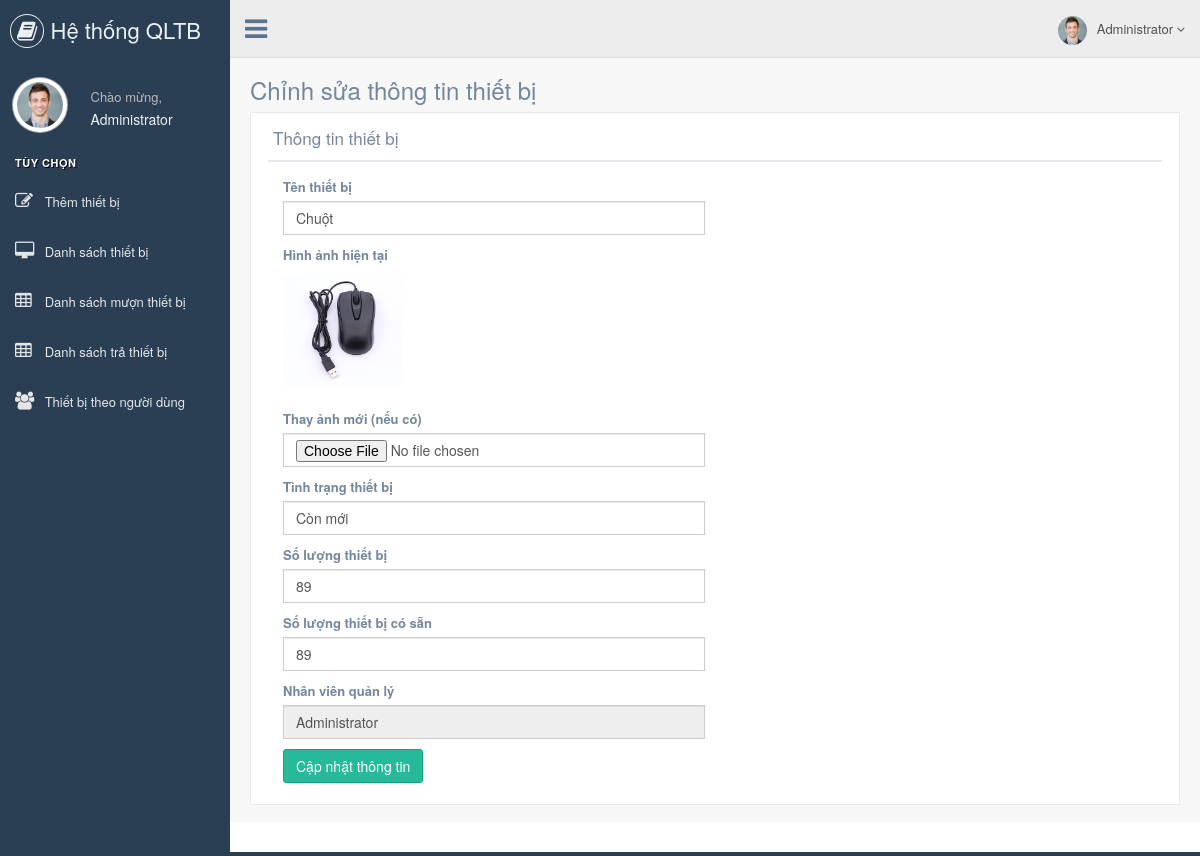
The page /admin/edit_device.php?id=5 (signed in) on the database its author committed.
### tables this page shows
CREATE TABLE `add_device` (
  `id` int(5) NOT NULL,
  `device_name` varchar(50) NOT NULL,
  `device_image` varchar(5000) NOT NULL,
  `device_status` varchar(50) NOT NULL,
  `device_qty` varchar(50) NOT NULL,
  `available_qty` varchar(50) NOT NULL,
  `admin_username` varchar(50) NOT NULL
);

### admin/edit_device.php (the view, shortened to what this page needs)
<?php
require_once "connection.php";
$id = $_GET["id"] ?? null;
$id = filter_var($id, FILTER_VALIDATE_INT);
$stmt = $link->prepare("SELECT * FROM add_device WHERE id = ?");
$stmt->bind_param("i", $id);
$stmt->execute();
$result = $stmt->get_result();
$row = $result->fetch_assoc();
include "header.php";
?>
<div class="right_col" role="main">
    <div class="">
        <div class="page-title">
            <div class="title_left">
                <h3>Chỉnh sửa thông tin thiết bị</h3>
            </div>
        </div>
    </div>
    <div class="clearfix"></div>
    <div class="row" style="min-height:500px">
        <div class="col-md-12 col-sm-12 col-xs-12">
            <div class="x_panel">
                <div class="x_title">
                    <h2>Thông tin thiết bị</h2>
                    <div class="clearfix"></div>
                </div>
                <div class="x_content">
                    <form method="post" enctype="multipart/form-data" class="col-lg-6">
                        <div class="form-group">
                            <label>Tên thiết bị</label>
                            <input type="text" name="device_name" class="form-control"
                                   value="<?= htmlspecialchars($row['device_name']) ?>" required>
                        </div>
                        <div class="form-group">
                            <label>Hình ảnh hiện tại</label><br>
                            <img src="<?= htmlspecialchars('../public_image/' . basename($row['device_image'])) ?>"
                                 width="120" height="120" alt="Hình thiết bị"><br><br>
                            <label>Thay ảnh mới (nếu có)</label>
                            <input type="file" name="device_image" class="form-control"
                                   accept=".jpg,.jpeg,.png,.gif">
                        </div>
                        <div class="form-group">
                            <label>Tình trạng thiết bị</label>
                            <input type="text" name="device_status" class="form-control"
                                   value="<?= htmlspecialchars($row['device_status']) ?>" required>
                        </div>
                        <div class="form-group">
                            <label>Số lượng thiết bị</label>
                            <input type="number" name="device_qty" class="form-control"
                                   value="<?= htmlspecialchars($row['device_qty']) ?>" required min="0">
                        </div>
                        <div class="form-group">
                            <label>Số lượng thiết bị có sẵn</label>
                            <input type="number" name="available_qty" class="form-control"
                                   value="<?= htmlspecialchars($row['available_qty']) ?>" required min="0">
                        </div>
                        <div class="form-group">
                            <label>Nhân viên quản lý</label>
                            <input type="text" name="admin_username" class="form-control"
                                   value="<?= htmlspecialchars($row['admin_username']) ?>" readonly>
                        </div>
                        <button type="submit" name="submit1" class="btn btn-success">Cập nhật thông tin</button>
                    </form>
                </div>
            </div>
        </div>
    </div>
</div>
<?php
include "footer.php";
?>

### rows shown on the page
add_device: device_name "Chuột", device_image (picture), device_status "Còn mới", device_qty "89", available_qty "89", admin_username "Administrator"

### other values the page prints
$adminName "Administrator"
